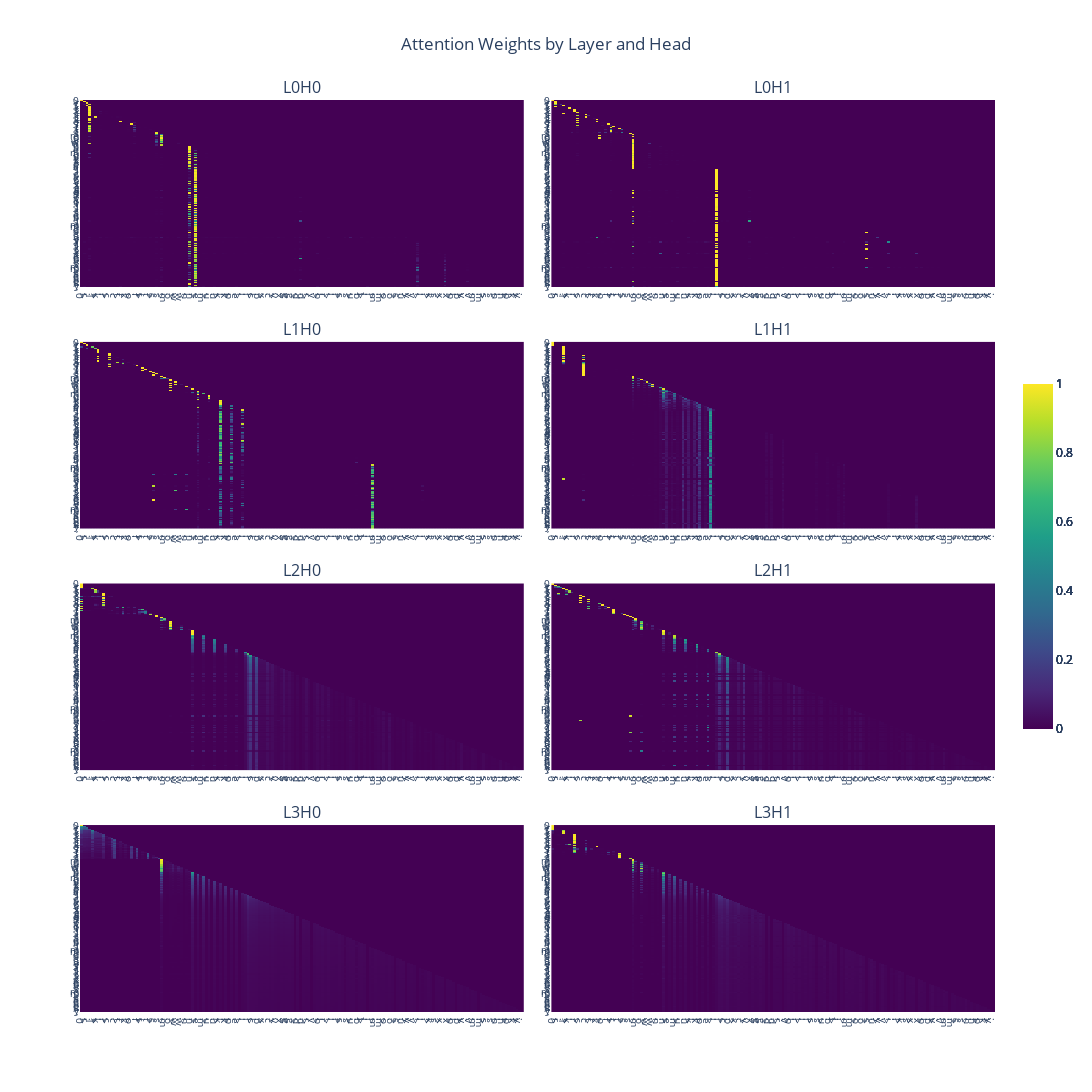

Notebook code for this chart:
### Code cell
# getting batchless np attn weights and plotting
weights = [attn_weight.detach().cpu().numpy()[0] for attn_weight in attn_weights]
viz_attn(weights, list(prompt))

### Figure 1 — Plotly figure (JSON) as saved in the notebook; plotly's stock layout.template omitted (floating-point values rounded to 4 significant figures; data arrays with more than 128 entries replaced by an {"elided": "..."} marker saying what was removed)
{"data": [{"colorbar": {"len": 0.4}, "colorscale": [[0, "#440154"], [0.1111, "#482878"], [0.2222, "#3e4989"], [0.3333, "#31688e"], [0.4444, "#26828e"], [0.5556, "#1f9e89"], [0.6667, "#35b779"], [0.7778, "#6ece58"], [0.8889, "#b5de2b"], [1, "#fde725"]], "type": "heatmap", "x": {"elided": "160 int values"}, "xaxis": "x", "y": {"elided": "160 int values"}, "yaxis": "y", "z": {"elided": "160x160 float values"}, "zmax": 1, "zmin": 0}, {"colorbar": {"len": 0.4}, "colorscale": [[0, "#440154"], [0.1111, "#482878"], [0.2222, "#3e4989"], [0.3333, "#31688e"], [0.4444, "#26828e"], [0.5556, "#1f9e89"], [0.6667, "#35b779"], [0.7778, "#6ece58"], [0.8889, "#b5de2b"], [1, "#fde725"]], "type": "heatmap", "x": {"elided": "160 int values"}, "xaxis": "x2", "y": {"elided": "160 int values"}, "yaxis": "y2", "z": {"elided": "160x160 float values"}, "zmax": 1, "zmin": 0}, {"colorbar": {"len": 0.4}, "colorscale": [[0, "#440154"], [0.1111, "#482878"], [0.2222, "#3e4989"], [0.3333, "#31688e"], [0.4444, "#26828e"], [0.5556, "#1f9e89"], [0.6667, "#35b779"], [0.7778, "#6ece58"], [0.8889, "#b5de2b"], [1, "#fde725"]], "type": "heatmap", "x": {"elided": "160 int values"}, "xaxis": "x3", "y": {"elided": "160 int values"}, "yaxis": "y3", "z": {"elided": "160x160 float values"}, "zmax": 1, "zmin": 0}, {"colorbar": {"len": 0.4}, "colorscale": [[0, "#440154"], [0.1111, "#482878"], [0.2222, "#3e4989"], [0.3333, "#31688e"], [0.4444, "#26828e"], [0.5556, "#1f9e89"], [0.6667, "#35b779"], [0.7778, "#6ece58"], [0.8889, "#b5de2b"], [1, "#fde725"]], "type": "heatmap", "x": {"elided": "160 int values"}, "xaxis": "x4", "y": {"elided": "160 int values"}, "yaxis": "y4", "z": {"elided": "160x160 float values"}, "zmax": 1, "zmin": 0}, {"colorbar": {"len": 0.4}, "colorscale": [[0, "#440154"], [0.1111, "#482878"], [0.2222, "#3e4989"], [0.3333, "#31688e"], [0.4444, "#26828e"], [0.5556, "#1f9e89"], [0.6667, "#35b779"], [0.7778, "#6ece58"], [0.8889, "#b5de2b"], [1, "#fde725"]], "type": "heatmap", "x": {"elided": "160 int values"}, "xaxis": "x5", "y": {"elided": "160 int values"}, "yaxis": "y5", "z": {"elided": "160x160 float values"}, "zmax": 1, "zmin": 0}, {"colorbar": {"len": 0.4}, "colorscale": [[0, "#440154"], [0.1111, "#482878"], [0.2222, "#3e4989"], [0.3333, "#31688e"], [0.4444, "#26828e"], [0.5556, "#1f9e89"], [0.6667, "#35b779"], [0.7778, "#6ece58"], [0.8889, "#b5de2b"], [1, "#fde725"]], "type": "heatmap", "x": {"elided": "160 int values"}, "xaxis": "x6", "y": {"elided": "160 int values"}, "yaxis": "y6", "z": {"elided": "160x160 float values"}, "zmax": 1, "zmin": 0}, {"colorbar": {"len": 0.4}, "colorscale": [[0, "#440154"], [0.1111, "#482878"], [0.2222, "#3e4989"], [0.3333, "#31688e"], [0.4444, "#26828e"], [0.5556, "#1f9e89"], [0.6667, "#35b779"], [0.7778, "#6ece58"], [0.8889, "#b5de2b"], [1, "#fde725"]], "type": "heatmap", "x": {"elided": "160 int values"}, "xaxis": "x7", "y": {"elided": "160 int values"}, "yaxis": "y7", "z": {"elided": "160x160 float values"}, "zmax": 1, "zmin": 0}, {"colorbar": {"len": 0.4}, "colorscale": [[0, "#440154"], [0.1111, "#482878"], [0.2222, "#3e4989"], [0.3333, "#31688e"], [0.4444, "#26828e"], [0.5556, "#1f9e89"], [0.6667, "#35b779"], [0.7778, "#6ece58"], [0.8889, "#b5de2b"], [1, "#fde725"]], "type": "heatmap", "x": {"elided": "160 int values"}, "xaxis": "x8", "y": {"elided": "160 int values"}, "yaxis": "y8", "z": {"elided": "160x160 float values"}, "zmax": 1, "zmin": 0}], "layout": {"annotations": [{"font": {"size": 16}, "showarrow": false, "text": "L0H0", "x": 0.2425, "xanchor": "center", "xref": "paper", "y": 1, "yanchor": "bottom", "yref": "paper"}, {"font": {"size": 16}, "showarrow": false, "text": "L0H1", "x": 0.7575, "xanchor": "center", "xref": "paper", "y": 1, "yanchor": "bottom", "yref": "paper"}, {"font": {"size": 16}, "showarrow": false, "text": "L1H0", "x": 0.2425, "xanchor": "center", "xref": "paper", "y": 0.735, "yanchor": "bottom", "yref": "paper"}, {"font": {"size": 16}, "showarrow": false, "text": "L1H1", "x": 0.7575, "xanchor": "center", "xref": "paper", "y": 0.735, "yanchor": "bottom", "yref": "paper"}, {"font": {"size": 16}, "showarrow": false, "text": "L2H0", "x": 0.2425, "xanchor": "center", "xref": "paper", "y": 0.47, "yanchor": "bottom", "yref": "paper"}, {"font": {"size": 16}, "showarrow": false, "text": "L2H1", "x": 0.7575, "xanchor": "center", "xref": "paper", "y": 0.47, "yanchor": "bottom", "yref": "paper"}, {"font": {"size": 16}, "showarrow": false, "text": "L3H0", "x": 0.2425, "xanchor": "center", "xref": "paper", "y": 0.205, "yanchor": "bottom", "yref": "paper"}, {"font": {"size": 16}, "showarrow": false, "text": "L3H1", "x": 0.7575, "xanchor": "center", "xref": "paper", "y": 0.205, "yanchor": "bottom", "yref": "paper"}], "height": 4000, "showlegend": false, "title": {"text": "Attention Weights by Layer and Head", "x": 0.5}, "width": 2000, "xaxis": {"anchor": "y", "domain": [0, 0.485], "tickfont": {"size": 10}, "tickmode": "array", "ticktext": {"elided": "160 str values"}, "tickvals": {"elided": "160 int values"}, "type": "linear"}, "xaxis2": {"anchor": "y2", "domain": [0.515, 1], "tickfont": {"size": 10}, "tickmode": "array", "ticktext": {"elided": "160 str values"}, "tickvals": {"elided": "160 int values"}, "type": "linear"}, "xaxis3": {"anchor": "y3", "domain": [0, 0.485], "tickfont": {"size": 10}, "tickmode": "array", "ticktext": {"elided": "160 str values"}, "tickvals": {"elided": "160 int values"}, "type": "linear"}, "xaxis4": {"anchor": "y4", "domain": [0.515, 1], "tickfont": {"size": 10}, "tickmode": "array", "ticktext": {"elided": "160 str values"}, "tickvals": {"elided": "160 int values"}, "type": "linear"}, "xaxis5": {"anchor": "y5", "domain": [0, 0.485], "tickfont": {"size": 10}, "tickmode": "array", "ticktext": {"elided": "160 str values"}, "tickvals": {"elided": "160 int values"}, "type": "linear"}, "xaxis6": {"anchor": "y6", "domain": [0.515, 1], "tickfont": {"size": 10}, "tickmode": "array", "ticktext": {"elided": "160 str values"}, "tickvals": {"elided": "160 int values"}, "type": "linear"}, "xaxis7": {"anchor": "y7", "domain": [0, 0.485], "tickfont": {"size": 10}, "tickmode": "array", "ticktext": {"elided": "160 str values"}, "tickvals": {"elided": "160 int values"}, "type": "linear"}, "xaxis8": {"anchor": "y8", "domain": [0.515, 1], "tickfont": {"size": 10}, "tickmode": "array", "ticktext": {"elided": "160 str values"}, "tickvals": {"elided": "160 int values"}, "type": "linear"}, "yaxis": {"anchor": "x", "autorange": "reversed", "domain": [0.795, 1], "tickfont": {"size": 10}, "tickmode": "array", "ticktext": {"elided": "160 str values"}, "tickvals": {"elided": "160 int values"}, "type": "linear"}, "yaxis2": {"anchor": "x2", "autorange": "reversed", "domain": [0.795, 1], "tickfont": {"size": 10}, "tickmode": "array", "ticktext": {"elided": "160 str values"}, "tickvals": {"elided": "160 int values"}, "type": "linear"}, "yaxis3": {"anchor": "x3", "autorange": "reversed", "domain": [0.53, 0.735], "tickfont": {"size": 10}, "tickmode": "array", "ticktext": {"elided": "160 str values"}, "tickvals": {"elided": "160 int values"}, "type": "linear"}, "yaxis4": {"anchor": "x4", "autorange": "reversed", "domain": [0.53, 0.735], "tickfont": {"size": 10}, "tickmode": "array", "ticktext": {"elided": "160 str values"}, "tickvals": {"elided": "160 int values"}, "type": "linear"}, "yaxis5": {"anchor": "x5", "autorange": "reversed", "domain": [0.265, 0.47], "tickfont": {"size": 10}, "tickmode": "array", "ticktext": {"elided": "160 str values"}, "tickvals": {"elided": "160 int values"}, "type": "linear"}, "yaxis6": {"anchor": "x6", "autorange": "reversed", "domain": [0.265, 0.47], "tickfont": {"size": 10}, "tickmode": "array", "ticktext": {"elided": "160 str values"}, "tickvals": {"elided": "160 int values"}, "type": "linear"}, "yaxis7": {"anchor": "x7", "autorange": "reversed", "domain": [0, 0.205], "tickfont": {"size": 10}, "tickmode": "array", "ticktext": {"elided": "160 str values"}, "tickvals": {"elided": "160 int values"}, "type": "linear"}, "yaxis8": {"anchor": "x8", "autorange": "reversed", "domain": [0, 0.205], "tickfont": {"size": 10}, "tickmode": "array", "ticktext": {"elided": "160 str values"}, "tickvals": {"elided": "160 int values"}, "type": "linear"}}}
